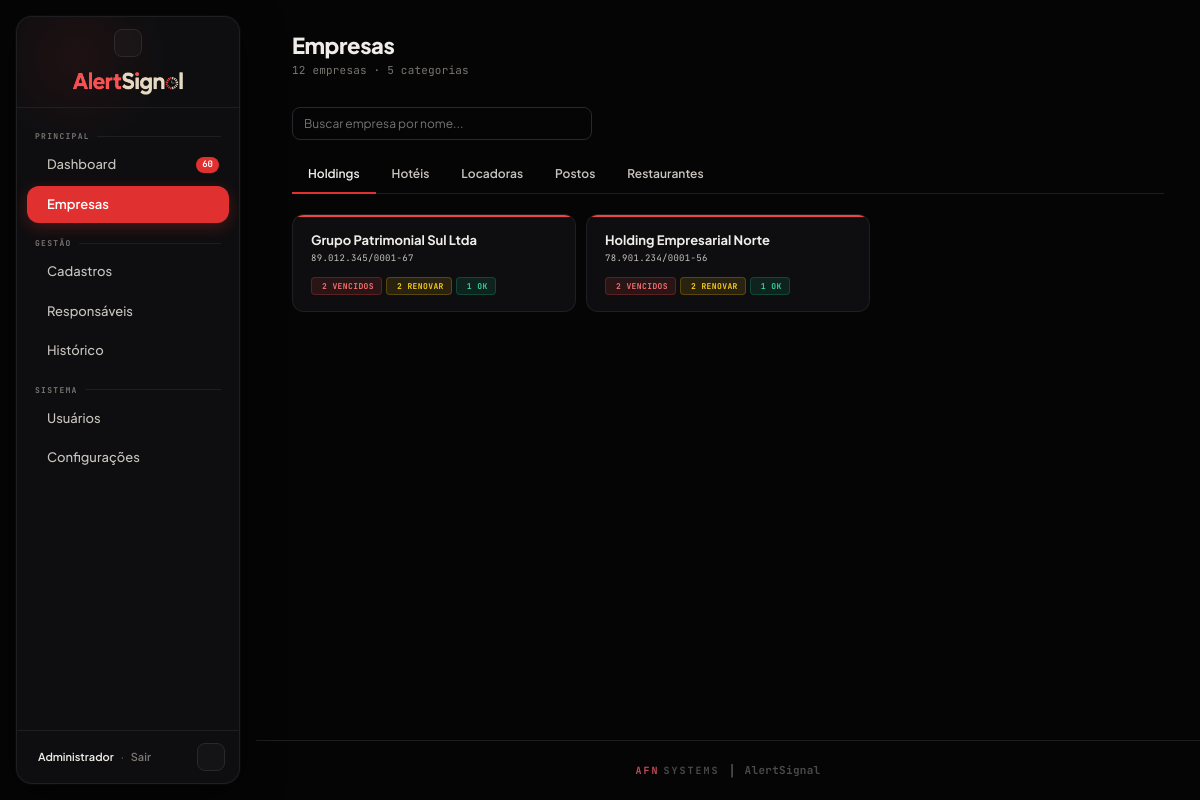
The page /empresas (signed in) on the database its author committed.
### tables this page shows
CREATE TABLE categorias (
            id   INTEGER PRIMARY KEY AUTOINCREMENT,
            nome TEXT UNIQUE NOT NULL
        );

CREATE TABLE empresas (
            id           INTEGER PRIMARY KEY AUTOINCREMENT,
            nome         TEXT NOT NULL,
            cnpj         TEXT,
            categoria_id INTEGER REFERENCES categorias(id),
            ativa        INTEGER DEFAULT 1
        );

### app.py (the view)
@app.route('/empresas')
@login_obrigatorio
def empresas():
    conn = get_connection()
    recalcular_todos(conn)
    cats = conn.execute('SELECT * FROM categorias ORDER BY nome').fetchall()
    dados = []
    for cat in cats:
        emps = conn.execute('''
            SELECT e.id, e.nome, e.cnpj,
                   SUM(CASE WHEN d.status='VENCIDO' THEN 1 ELSE 0 END) as vencidos,
                   SUM(CASE WHEN d.status='RENOVAR' THEN 1 ELSE 0 END) as renovar,
                   SUM(CASE WHEN d.status='OK'      THEN 1 ELSE 0 END) as ok
            FROM empresas e
            LEFT JOIN documentos d ON d.empresa_id=e.id
            WHERE e.categoria_id=? AND e.ativa=1
            GROUP BY e.id ORDER BY e.nome
        ''', (cat['id'],)).fetchall()
        dados.append({'categoria':cat,'empresas':emps})
    total = sum(len(d['empresas']) for d in dados)
    conn.close()
    return render_template('empresas.html', dados=dados, total_empresas=total)

### app.py (called while the page is built)
def login_obrigatorio(f):
    @wraps(f)
    def wrapper(*args, **kwargs):
        if 'usuario_id' not in session:
            return redirect(url_for('login'))
        return f(*args, **kwargs)
    return wrapper

def recalcular_todos(conn):
    docs = conn.execute("SELECT id, vencimento FROM documentos WHERE vencimento IS NOT NULL").fetchall()
    for doc in docs:
        dias = calcular_dias(doc['vencimento'])
        novo = recalcular_status(dias)
        conn.execute('UPDATE documentos SET status=? WHERE id=?', (novo, doc['id']))
    conn.commit()

@app.context_processor
def inject_globals():
    urgentes_count = 0
    if 'usuario_id' in session:
        try:
            conn = get_connection()
            urgentes_count = conn.execute(
                "SELECT COUNT(*) FROM documentos d JOIN empresas e ON e.id=d.empresa_id "
                "WHERE d.status IN ('VENCIDO','RENOVAR') AND e.ativa=1"
            ).fetchone()[0]
            conn.close()
        except Exception:
            pass
    return {'now': datetime.now(), 'urgentes_count': urgentes_count}

### database.py (called while the page is built)
def get_connection():
    conn = sqlite3.connect(DB_PATH)
    conn.row_factory = sqlite3.Row
    return conn

def get_config(chave):
    conn = get_connection()
    row = conn.execute('SELECT valor FROM configuracoes WHERE chave = ?', (chave,)).fetchone()
    conn.close()
    return row['valor'] if row else None

### notificacoes.py (called while the page is built)
def calcular_dias(vencimento_str):
    if not vencimento_str:
        return None
    venc = datetime.strptime(vencimento_str, '%Y-%m-%d').date()
    return (venc - date.today()).days

def recalcular_status(dias):
    if dias is None:
        return 'NÃO TEM'
    if dias < 0:
        return 'VENCIDO'
    limite_renovar = int(get_config('alerta_dias_30') or 30)
    if dias <= limite_renovar:
        return 'RENOVAR'
    return 'OK'

### templates/empresas.html (shortened to what this page needs)
{% extends 'layout.html' %}
{% set active = 'empresas' %}
{% block page %}
<div class="pg-head">
  <h1>Empresas</h1>
  <div class="sub">{{ total_empresas }} empresas · {{ dados|length }} categorias</div>
</div>
<div style="margin-bottom:16px">
  <input
    class="form-input"
    type="text"
    id="busca-empresa"
    placeholder="Buscar empresa por nome..."
    style="width:300px"
    oninput="filtrarEmpresas()"
    autocomplete="off"
  >
</div>
<div id="tabs-container">
  <div class="tabs" id="cat-tabs">
    {% for item in dados %}
    <div class="tab {% if loop.first %}active{% endif %}"
         onclick="mudarTab(this, 'cat-{{ loop.index }}')">
      {{ item.categoria.nome }}
    </div>
    {% endfor %}
  </div>
  {% for item in dados %}
  <div id="cat-{{ loop.index }}" class="cat-panel" style="{{ 'display:none' if not loop.first }}">
    <div class="co-grid">
      {% for emp in item.empresas %}
      <a class="co-card empresa-card"
         href="/empresa/{{ emp.id }}"
         data-nome="{{ emp.nome|lower }}"
         data-id="{{ emp.id }}"
         data-vencidos="{{ emp.vencidos }}"
         data-renovar="{{ emp.renovar }}"
         data-ok="{{ emp.ok }}"
         data-cnpj="{{ emp.cnpj or '' }}"
         style="{% if emp.vencidos %}--card-color:var(--danger);--card-glow:rgba(239,68,68,0.2){% elif emp.renovar %}--card-color:var(--warn);--card-glow:rgba(234,179,8,0.2){% else %}--card-color:var(--ok);--card-glow:rgba(16,185,129,0.2){% endif %}">
        <div class="co-name">{{ emp.nome }}</div>
        <div class="co-cnpj">{{ emp.cnpj or '—' }}</div>
        <div class="co-pills">
          {% if emp.vencidos %}<span class="co-pill" style="background:var(--dng-dim);color:#f87171;border:1px solid var(--dng-border)"> {{ emp.vencidos }} vencido{{ 's' if emp.vencidos > 1 }}</span>{% endif %}
          {% if emp.renovar %}<span class="co-pill" style="background:var(--warn-dim);color:#facc15;border:1px solid var(--warn-border)"> {{ emp.renovar }} renovar</span>{% endif %}
          {% if emp.ok %}<span class="co-pill" style="background:var(--ok-dim);color:#34d399;border:1px solid var(--ok-border)"> {{ emp.ok }} ok</span>{% endif %}
        </div>
      </a>
      {% endfor %}
    </div>
  </div>
  {% endfor %}
</div>
{% endblock %}

### templates/base.html (style rules this page uses)
:root { --bg: #050505; --surface: #0e0e10; --surface-alt: #141416; --surface-hov: #1a1a1e; --line: #1e1e22; --line2: #28282e; --text: #f0ede8; --text2: #c8c4be; --text3: #7a7672; --acc: #e03030; --acc2: #ff4444; --acc-dim: rgba(224,48,48,0.12); --acc-glow: rgba(224,48,48,0.28); --ok: #10b981; --ok-dim: rgba(16,185,129,0.12); --ok-border: rgba(16,185,129,0.25); --warn: #eab308; --warn-dim: rgba(234,179,8,0.12); --warn-border: rgba(234,179,8,0.25); --danger: #ef4444; --dng-dim: rgba(239,68,68,0.12); --dng-border: rgba(239,68,68,0.25); --r: 8px; --r2: 12px; --r3: 16px; --r4: 20px; --sidebar-width: 224px; --sidebar-collapsed-width: 64px; font-family: 'Plus Jakarta Sans', system-ui, sans-serif; }
*, *::before, *::after { box-sizing: border-box; margin: 0; padding: 0; }
html { font-size: 14px; -webkit-font-smoothing: antialiased; }
body { font-family: 'Plus Jakarta Sans', system-ui, sans-serif; background: var(--bg); color: var(--text); line-height: 1.5; min-height: 100vh; transition: background 200ms, color 200ms; }
a { color: inherit; text-decoration: none; }
.pg-head { margin-bottom: 28px; }
.pg-head h1 { font-size: 22px; font-weight: 800; letter-spacing: -.4px; line-height: 1.2; }
.pg-head .sub { font-size: 11px; color: var(--text3); margin-top: 4px; font-family: 'JetBrains Mono', monospace; letter-spacing: .2px; }
.tabs { display: flex; border-bottom: 1px solid var(--line); margin-bottom: 20px; }
.tab { padding: 9px 16px; font-size: 12px; font-weight: 600; color: var(--text2); cursor: pointer; border-bottom: 2px solid transparent; margin-bottom: -1px; transition: color 150ms, border-color 150ms; }
.tab.active { color: var(--text); border-bottom-color: var(--acc); }
.co-grid { display: grid; grid-template-columns: repeat(auto-fill, minmax(240px, 1fr)); gap: 10px; }
.co-card { background: var(--surface); border-radius: var(--r2); padding: 16px 18px; cursor: pointer; display: block; position: relative; overflow: hidden; border: 1px solid rgba(255,255,255,0.07); transition: border-color 250ms, box-shadow 250ms, transform 200ms; }
.co-card::before { content: ''; position: absolute; top: 0; left: 0; right: 0; height: 2px; background: var(--card-color, var(--acc)); border-radius: var(--r2) var(--r2) 0 0; }
.co-name { font-size: 13px; font-weight: 700; margin-bottom: 2px; }
.co-cnpj { font-size: 9px; color: var(--text2); margin-bottom: 11px; font-family: 'JetBrains Mono', monospace; letter-spacing: .3px; }
.co-pills { display: flex; gap: 4px; flex-wrap: wrap; }
.co-pill { font-size: 8px; font-weight: 700; letter-spacing: .4px; text-transform: uppercase; padding: 2px 7px; border-radius: 4px; display: flex; align-items: center; gap: 3px; font-family: 'JetBrains Mono', monospace; }
.form-input { background: var(--bg); border: 1px solid var(--line2); border-radius: var(--r); color: var(--text); font-size: 12px; font-family: 'Plus Jakarta Sans', sans-serif; padding: 8px 11px; outline: none; transition: border-color 150ms, box-shadow 150ms; }
.main-scroll > * { animation: fadeUp 300ms cubic-bezier(.16,1,.3,1) both; }
.main-scroll > *:nth-child(1) { animation-delay: 0ms; }
.main-scroll > *:nth-child(2) { animation-delay: 40ms; }

### rows shown on the page
categorias: categoria.nome "Holdings"
categorias: categoria.nome "Hotéis"
categorias: categoria.nome "Locadoras"
categorias: categoria.nome "Postos"
categorias: categoria.nome "Restaurantes"
empresas: nome "Grupo Patrimonial Sul Ltda", cnpj "89.012.345/0001-67", vencidos "2", vencidos "S", renovar "2", ok "1"
empresas: nome "Holding Empresarial Norte", cnpj "78.901.234/0001-56", vencidos "2", vencidos "S", renovar "2", ok "1"

### other values the page prints
{{ urgentes_count }} "60"
{{ session.get('usuario_nome','') }} "Administrador"
{{ total_empresas }} "12"
{{ dados|length }} "5"
